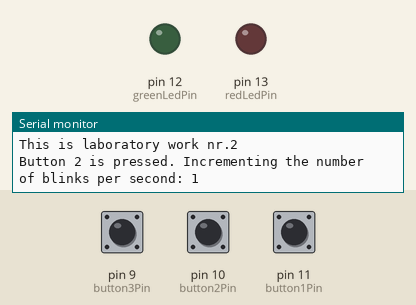
Recording of a program running on a simulated Arduino Uno, built with avr-gcc and run on an emulated ATmega328P. On the bench: output pins drawn as LEDs (lit = HIGH), the last lines printed to the serial monitor. Inputs (shaded band) come from the test bench; at power-on: pin 10 (button2Pin) LOW, pin 9 (button3Pin) LOW, pin 11 (button1Pin) LOW.

Above: at 1.2 s.
1.3 s: pin 10 (button2Pin) pulled HIGH for 3.2 s
At 2.8 s:
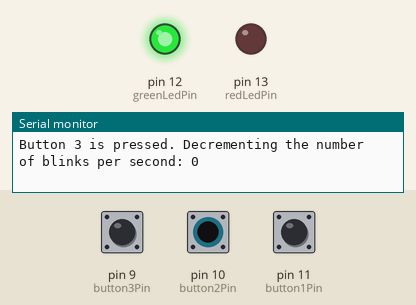
6.0 s: pin 9 (button3Pin) pulled HIGH for 1 s
9.0 s: pin 11 (button1Pin) pulled HIGH for 0.15 s
15.0 s: pin 9 (button3Pin) driven HIGH and pin 11 (button1Pin) driven HIGH
18.0 s: pin 9 (button3Pin) driven LOW
Timing chart, 0 to 68.5 s (numbered marks = the images above; inputs shaded):
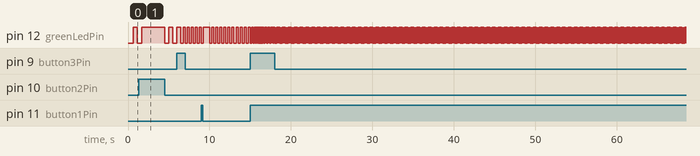

Measured:
- by itself, pin 12 (greenLedPin): alternates HIGH for 0.02 s and LOW for 0.02 s

The program:

main.cpp
```cpp
#include "Button.h"
#include "Led.h"

#include <Arduino.h>
#include <stdio.h>

const int button1Pin = 11;
const int button2Pin = 10;
const int button3Pin = 9;

const int redLedPin = 13;
const int greenLedPin = 12;

byte lastButton1State = false;
byte lastButton2State = false;
byte lastButton3State = false;

byte redLedState = LOW;
byte greenLedState = LOW;

Button button1;
Button button2;
Button button3;

Led redLed;
Led greenLed;

byte blinksPerSecond = 0;
byte counter = 0;

byte lastGreenLedState = false;
byte lastGreenLedState2 = false;

static unsigned long lastButton2Time = 0;
static unsigned long lastButton3Time = 0;

void setup()
{
  button1.setPin(button1Pin);
  button1.setup();

  button2.setPin(button2Pin);
  button2.setup();

  button3.setPin(button3Pin);
  button3.setup();

  redLed.setPin(redLedPin);
  redLed.setup();

  greenLed.setPin(greenLedPin);
  greenLed.setup();

  Serial.begin(9600);
  Serial.println("This is laboratory work nr.2");
}

void task1()
{
  bool button1State = button1.readButton();
  if (button1State != lastButton1State)
  {
    lastButton1State = button1State;
    if (button1State == false)
    {
      if (greenLedState == true)
      {
        if (blinksPerSecond == 0)
        {
          greenLedState = false;
          delay(500);
        }
        else
        {
          Serial.println("Decrease the frequency to 0 to turn off the green led");
        }
      }
      else
      {
        greenLedState = true;
        delay(500);
      }
      greenLed.switchLight(greenLedState);
    }
  }
}

void task2()
{
  if (lastGreenLedState != greenLedState)
  {
    lastGreenLedState = greenLedState;
    if (greenLedState == false)
    {
      redLed.switchLight(true);
    }
    else
    {
      redLed.switchLight(false);
    }
  }
}

void task3()
{
  bool button2State = button2.readButton();
  if (button2State == lastButton2State && (millis() - lastButton2Time) > 50)
  {
    lastButton2State = button2State;
    lastButton2Time = millis();
    if (button2State == false)
    {
      blinksPerSecond++;
    }
  }

  bool button3State = button3.readButton();
  if (button3State == lastButton3State && (millis() - lastButton3Time) > 50)
  {
    lastButton3State = button3State;
    lastButton3Time = millis();
    if (button3State == false)
    {
      if (blinksPerSecond > 0)
      {
        blinksPerSecond--;
      }
      else if (blinksPerSecond == 0)
      {
        greenLed.switchLight(true);
      }
    }
  }

  if (blinksPerSecond > 0)
  {
    int interval = 1000 / blinksPerSecond;
    greenLed.switchLight(false);
    delay(interval / 2);
    greenLed.switchLight(true);
    delay(interval / 2);
  }
}

void task4()
{
  if (lastGreenLedState2 != greenLedState)
  {
    lastGreenLedState2 = greenLedState;
    if (greenLedState == true)
    {
      Serial.println("Monitoring leds:");
      Serial.println("Green led status: on");
      Serial.println("Red led. Status: off");
    }
    else
    {
      Serial.println("Monitoring leds:");
      Serial.println("Green led status: off");
      Serial.println("Red led status: on");
    }
  }

  if (counter != blinksPerSecond)
  {
    if (counter < blinksPerSecond)
    {
      Serial.print("Button 2 is pressed. Incrementing the number of blinks per second: ");
      Serial.println(blinksPerSecond);
    }
    else if (counter > blinksPerSecond)
    {
      Serial.print("Button 3 is pressed. Decrementing the number of blinks per second: ");
      Serial.println(blinksPerSecond);
    }
    counter = blinksPerSecond;
  }
}

void loop()
{
  task1();
  task2();
  task3();
  task4();
}
```

Button.cpp
```cpp
#include "Button.h"

Button::Button() {}

void Button::setPin(int pin)
{
  buttonPin = pin;
}

void Button::setup()
{
  pinMode(buttonPin, INPUT);
}

bool Button::readButton()
{
    if (digitalRead(buttonPin) == HIGH)
    {
      return true;
    } else
    {
      return false;
    }
}
```

Button.h
```cpp
#ifndef BUTTON_H
#define BUTTON_H

#include <Arduino.h>

class Button
{
    private:
        int buttonPin;
    public:
        Button();
        void setPin(int pin);
        void setup();
        bool readButton();
};

#endif
```

Led.cpp
```cpp
#include "Led.h"

Led::Led() {}

void Led::setPin(int pin)
{
  ledPin = pin;
}

void Led::setup()
{
  pinMode(ledPin, OUTPUT);
}

void Led::switchLight(bool ledState)
{
    bool state = ledState;
    if (state == true)
    {
      digitalWrite(ledPin, HIGH);
    } else
    {
      digitalWrite(ledPin, LOW);
    }
}
```

Led.h
```cpp
#ifndef LED_H
#define LED_H

#include <Arduino.h>

class Led
{
    private:
        int ledPin;
        byte ledState = LOW;
    public:
        Led();
        void setPin(int pin);
        void setup();
        void switchLight(bool ledState);
};

#endif
```
